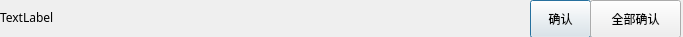
<?xml version="1.0" encoding="UTF-8"?>
<ui version="4.0">
 <class>CRealTimeFaultsWarnningDialog</class>
 <widget class="QDialog" name="CRealTimeFaultsWarnningDialog">
  <property name="geometry">
   <rect>
    <x>0</x>
    <y>0</y>
    <width>683</width>
    <height>37</height>
   </rect>
  </property>
  <property name="font">
   <font>
    <family>SimHei</family>
   </font>
  </property>
  <property name="windowTitle">
   <string>Dialog</string>
  </property>
  <property name="styleSheet">
   <string notr="true"/>
  </property>
  <property name="locale">
   <locale language="Chinese" country="China"/>
  </property>
  <widget class="QPushButton" name="pushButton">
   <property name="geometry">
    <rect>
     <x>530</x>
     <y>0</y>
     <width>61</width>
     <height>38</height>
    </rect>
   </property>
   <property name="font">
    <font>
     <pointsize>9</pointsize>
    </font>
   </property>
   <property name="text">
    <string>确认</string>
   </property>
  </widget>
  <widget class="QPushButton" name="pushButton_2">
   <property name="geometry">
    <rect>
     <x>590</x>
     <y>0</y>
     <width>91</width>
     <height>38</height>
    </rect>
   </property>
   <property name="font">
    <font>
     <pointsize>9</pointsize>
    </font>
   </property>
   <property name="text">
    <string>全部确认</string>
   </property>
  </widget>
  <widget class="QLabel" name="label">
   <property name="geometry">
    <rect>
     <x>0</x>
     <y>7</y>
     <width>531</width>
     <height>21</height>
    </rect>
   </property>
   <property name="font">
    <font>
     <pointsize>9</pointsize>
    </font>
   </property>
   <property name="text">
    <string>TextLabel</string>
   </property>
  </widget>
 </widget>
 <resources/>
 <connections/>
</ui>
